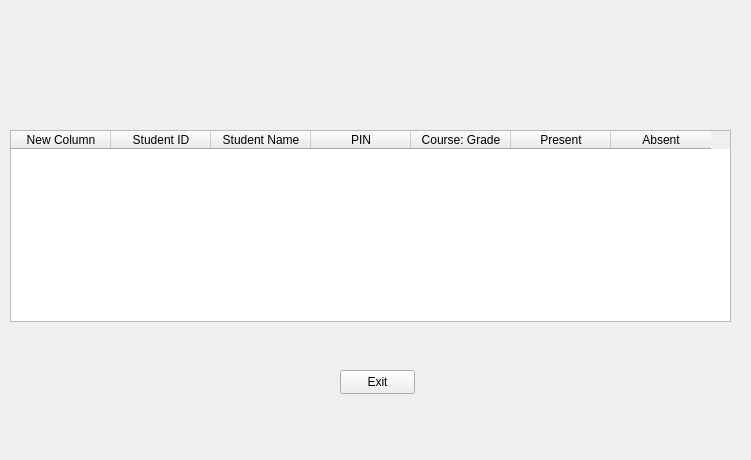
<?xml version="1.0" encoding="UTF-8"?>
<ui version="4.0">
 <class>ViewAllRecordsWindow</class>
 <widget class="QWidget" name="ViewAllRecordsWindow">
  <property name="geometry">
   <rect>
    <x>0</x>
    <y>0</y>
    <width>751</width>
    <height>460</height>
   </rect>
  </property>
  <property name="windowTitle">
   <string>Form</string>
  </property>
  <widget class="QTableWidget" name="tableWidget">
   <property name="geometry">
    <rect>
     <x>10</x>
     <y>130</y>
     <width>721</width>
     <height>192</height>
    </rect>
   </property>
   <column>
    <property name="text">
     <string>New Column</string>
    </property>
   </column>
   <column>
    <property name="text">
     <string>Student ID</string>
    </property>
   </column>
   <column>
    <property name="text">
     <string>Student Name</string>
    </property>
   </column>
   <column>
    <property name="text">
     <string>PIN</string>
    </property>
   </column>
   <column>
    <property name="text">
     <string>Course: Grade</string>
    </property>
   </column>
   <column>
    <property name="text">
     <string>Present</string>
    </property>
   </column>
   <column>
    <property name="text">
     <string>Absent</string>
    </property>
   </column>
  </widget>
  <widget class="QPushButton" name="pushButton">
   <property name="geometry">
    <rect>
     <x>340</x>
     <y>370</y>
     <width>75</width>
     <height>24</height>
    </rect>
   </property>
   <property name="text">
    <string>Exit</string>
   </property>
  </widget>
 </widget>
 <resources/>
 <connections/>
</ui>
